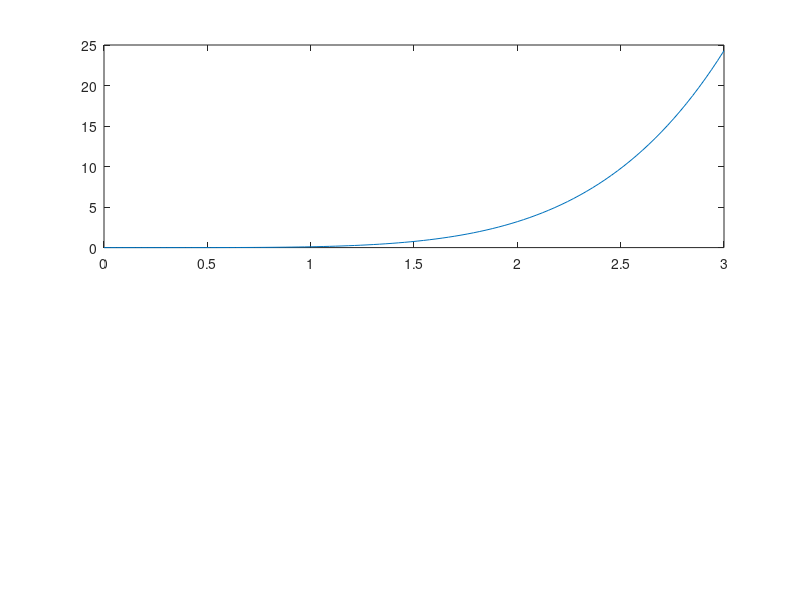

Write the MATLAB code that produced this figure. (Note: this script raises an error after producing the figure.)
subplot(2,1,1);
x=linspace(0,3);
v=x.^5/10;
plot(x,v);

subplot(2,1,1);
y=x*sin(x);
plot(x,y);

subplot(2,1,1);
z=cos(x);
plot(x,z);